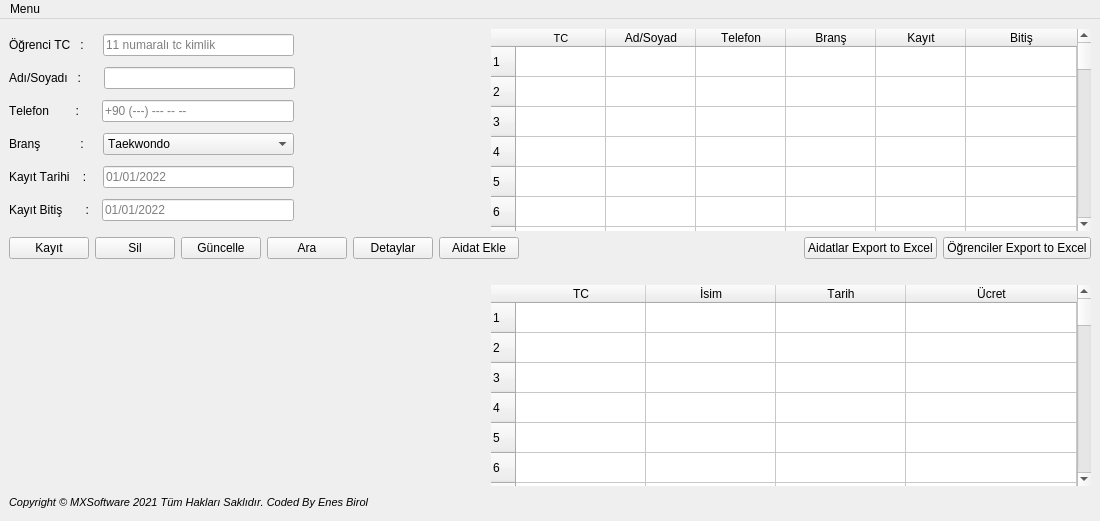
<?xml version="1.0" encoding="UTF-8"?>
<ui version="4.0">
 <class>MainWindow</class>
 <widget class="QMainWindow" name="MainWindow">
  <property name="windowModality">
   <enum>Qt::NonModal</enum>
  </property>
  <property name="geometry">
   <rect>
    <x>0</x>
    <y>0</y>
    <width>1100</width>
    <height>521</height>
   </rect>
  </property>
  <property name="minimumSize">
   <size>
    <width>0</width>
    <height>0</height>
   </size>
  </property>
  <property name="sizeIncrement">
   <size>
    <width>800</width>
    <height>200</height>
   </size>
  </property>
  <property name="baseSize">
   <size>
    <width>700</width>
    <height>200</height>
   </size>
  </property>
  <property name="font">
   <font>
    <weight>50</weight>
    <bold>false</bold>
    <strikeout>false</strikeout>
    <kerning>false</kerning>
   </font>
  </property>
  <property name="windowTitle">
   <string>Sporcu Kayıt ve Aidat Programı</string>
  </property>
  <property name="windowIcon">
   <iconset resource="../assets/icons.qrc">
    <normaloff>:/assets/martialarts_g.png</normaloff>:/assets/martialarts_g.png</iconset>
  </property>
  <property name="styleSheet">
   <string notr="true"/>
  </property>
  <widget class="QWidget" name="centralwidget">
   <property name="minimumSize">
    <size>
     <width>1100</width>
     <height>400</height>
    </size>
   </property>
   <layout class="QVBoxLayout" name="verticalLayout_2">
    <property name="topMargin">
     <number>10</number>
    </property>
    <item>
     <layout class="QHBoxLayout" name="horizontalLayout_6">
      <property name="bottomMargin">
       <number>0</number>
      </property>
      <item>
       <layout class="QVBoxLayout" name="verticalLayout">
        <property name="bottomMargin">
         <number>0</number>
        </property>
        <item>
         <layout class="QHBoxLayout" name="horizontalLayout">
          <property name="topMargin">
           <number>0</number>
          </property>
          <item>
           <widget class="QLabel" name="label">
            <property name="text">
             <string>Öğrenci TC   :    </string>
            </property>
           </widget>
          </item>
          <item>
           <widget class="QLineEdit" name="ogr_tc_edit">
            <property name="inputMask">
             <string/>
            </property>
            <property name="placeholderText">
             <string>11 numaralı tc kimlik</string>
            </property>
           </widget>
          </item>
          <item>
           <spacer name="horizontalSpacer_2">
            <property name="orientation">
             <enum>Qt::Horizontal</enum>
            </property>
            <property name="sizeHint" stdset="0">
             <size>
              <width>40</width>
              <height>20</height>
             </size>
            </property>
           </spacer>
          </item>
         </layout>
        </item>
        <item>
         <layout class="QHBoxLayout" name="horizontalLayout_5">
          <property name="topMargin">
           <number>0</number>
          </property>
          <item>
           <widget class="QLabel" name="label_5">
            <property name="text">
             <string>Adı/Soyadı   :     </string>
            </property>
           </widget>
          </item>
          <item>
           <widget class="QLineEdit" name="ogr_name_surname_edit">
            <property name="placeholderText">
             <string/>
            </property>
           </widget>
          </item>
          <item>
           <spacer name="horizontalSpacer_3">
            <property name="orientation">
             <enum>Qt::Horizontal</enum>
            </property>
            <property name="sizeHint" stdset="0">
             <size>
              <width>40</width>
              <height>20</height>
             </size>
            </property>
           </spacer>
          </item>
         </layout>
        </item>
        <item>
         <layout class="QHBoxLayout" name="horizontalLayout_2">
          <property name="topMargin">
           <number>0</number>
          </property>
          <item>
           <widget class="QLabel" name="label_2">
            <property name="text">
             <string>Telefon        :     </string>
            </property>
           </widget>
          </item>
          <item>
           <widget class="QLineEdit" name="ogr_number_edit">
            <property name="placeholderText">
             <string>+90 (---) --- -- --</string>
            </property>
           </widget>
          </item>
          <item>
           <spacer name="horizontalSpacer_4">
            <property name="orientation">
             <enum>Qt::Horizontal</enum>
            </property>
            <property name="sizeHint" stdset="0">
             <size>
              <width>40</width>
              <height>20</height>
             </size>
            </property>
           </spacer>
          </item>
         </layout>
        </item>
        <item>
         <layout class="QHBoxLayout" name="horizontalLayout_3">
          <property name="topMargin">
           <number>0</number>
          </property>
          <item>
           <widget class="QLabel" name="label_3">
            <property name="text">
             <string>Branş            :    </string>
            </property>
           </widget>
          </item>
          <item>
           <widget class="QComboBox" name="brans_combox">
            <property name="sizePolicy">
             <sizepolicy hsizetype="MinimumExpanding" vsizetype="Maximum">
              <horstretch>0</horstretch>
              <verstretch>0</verstretch>
             </sizepolicy>
            </property>
            <property name="minimumSize">
             <size>
              <width>10</width>
              <height>10</height>
             </size>
            </property>
            <item>
             <property name="text">
              <string>Taekwondo</string>
             </property>
            </item>
            <item>
             <property name="text">
              <string>Judo</string>
             </property>
            </item>
            <item>
             <property name="text">
              <string>Pilates</string>
             </property>
            </item>
            <item>
             <property name="text">
              <string>Karate</string>
             </property>
            </item>
            <item>
             <property name="text">
              <string>Fitness</string>
             </property>
            </item>
           </widget>
          </item>
          <item>
           <spacer name="horizontalSpacer_5">
            <property name="orientation">
             <enum>Qt::Horizontal</enum>
            </property>
            <property name="sizeHint" stdset="0">
             <size>
              <width>40</width>
              <height>20</height>
             </size>
            </property>
           </spacer>
          </item>
         </layout>
        </item>
        <item>
         <layout class="QHBoxLayout" name="horizontalLayout_7">
          <item>
           <widget class="QLabel" name="label_4">
            <property name="text">
             <string>Kayıt Tarihi    :   </string>
            </property>
           </widget>
          </item>
          <item>
           <widget class="QLineEdit" name="register_edit">
            <property name="placeholderText">
             <string>01/01/2022</string>
            </property>
           </widget>
          </item>
          <item>
           <spacer name="horizontalSpacer">
            <property name="orientation">
             <enum>Qt::Horizontal</enum>
            </property>
            <property name="sizeHint" stdset="0">
             <size>
              <width>40</width>
              <height>20</height>
             </size>
            </property>
           </spacer>
          </item>
         </layout>
        </item>
        <item>
         <layout class="QHBoxLayout" name="horizontalLayout_4">
          <item>
           <widget class="QLabel" name="label_6">
            <property name="text">
             <string>Kayıt Bitiş       :  </string>
            </property>
           </widget>
          </item>
          <item>
           <widget class="QLineEdit" name="register_finish_edit">
            <property name="placeholderText">
             <string>01/01/2022</string>
            </property>
           </widget>
          </item>
          <item>
           <spacer name="horizontalSpacer_6">
            <property name="orientation">
             <enum>Qt::Horizontal</enum>
            </property>
            <property name="sizeHint" stdset="0">
             <size>
              <width>40</width>
              <height>20</height>
             </size>
            </property>
           </spacer>
          </item>
         </layout>
        </item>
       </layout>
      </item>
      <item>
       <widget class="QTableWidget" name="ogrenciler_tableWidget">
        <property name="minimumSize">
         <size>
          <width>600</width>
          <height>200</height>
         </size>
        </property>
        <property name="sizeIncrement">
         <size>
          <width>600</width>
          <height>200</height>
         </size>
        </property>
        <property name="baseSize">
         <size>
          <width>600</width>
          <height>200</height>
         </size>
        </property>
        <property name="statusTip">
         <string/>
        </property>
        <property name="autoFillBackground">
         <bool>true</bool>
        </property>
        <property name="inputMethodHints">
         <set>Qt::ImhNone</set>
        </property>
        <property name="frameShape">
         <enum>QFrame::NoFrame</enum>
        </property>
        <property name="frameShadow">
         <enum>QFrame::Sunken</enum>
        </property>
        <property name="lineWidth">
         <number>1</number>
        </property>
        <property name="autoScrollMargin">
         <number>16</number>
        </property>
        <property name="rowCount">
         <number>100</number>
        </property>
        <attribute name="horizontalHeaderCascadingSectionResizes">
         <bool>false</bool>
        </attribute>
        <attribute name="horizontalHeaderDefaultSectionSize">
         <number>90</number>
        </attribute>
        <attribute name="horizontalHeaderHighlightSections">
         <bool>true</bool>
        </attribute>
        <attribute name="horizontalHeaderMinimumSectionSize">
         <number>39</number>
        </attribute>
        <attribute name="horizontalHeaderShowSortIndicator" stdset="0">
         <bool>false</bool>
        </attribute>
        <attribute name="horizontalHeaderStretchLastSection">
         <bool>true</bool>
        </attribute>
        <attribute name="verticalHeaderCascadingSectionResizes">
         <bool>false</bool>
        </attribute>
        <attribute name="verticalHeaderMinimumSectionSize">
         <number>23</number>
        </attribute>
        <row/>
        <row/>
        <row/>
        <row/>
        <row/>
        <row/>
        <row/>
        <row/>
        <row/>
        <row/>
        <row/>
        <row/>
        <row/>
        <row/>
        <row/>
        <row/>
        <row/>
        <row/>
        <row/>
        <row/>
        <row/>
        <row/>
        <row/>
        <row/>
        <row/>
        <row/>
        <row/>
        <row/>
        <row/>
        <row/>
        <row/>
        <row/>
        <row/>
        <row/>
        <row/>
        <row/>
        <row/>
        <row/>
        <row/>
        <row/>
        <row/>
        <row/>
        <row/>
        <row/>
        <row/>
        <row/>
        <row/>
        <row/>
        <row/>
        <row/>
        <row/>
        <row/>
        <row/>
        <row/>
        <row/>
        <row/>
        <row/>
        <row/>
        <row/>
        <row/>
        <row/>
        <row/>
        <row/>
        <row/>
        <row/>
        <row/>
        <row/>
        <row/>
        <row/>
        <row/>
        <row/>
        <row/>
        <row/>
        <row/>
        <row/>
        <row/>
        <row/>
        <row/>
        <row/>
        <row/>
        <row/>
        <row/>
        <row/>
        <row/>
        <row/>
        <row/>
        <row/>
        <row/>
        <row/>
        <row/>
        <row/>
        <row/>
        <row/>
        <row/>
        <row/>
        <row/>
        <row/>
        <row/>
        <row/>
        <row/>
        <column>
         <property name="text">
          <string>TC</string>
         </property>
         <property name="font">
          <font>
           <pointsize>8</pointsize>
          </font>
         </property>
        </column>
        <column>
         <property name="text">
          <string>Ad/Soyad</string>
         </property>
        </column>
        <column>
         <property name="text">
          <string>Telefon</string>
         </property>
        </column>
        <column>
         <property name="text">
          <string>Branş</string>
         </property>
        </column>
        <column>
         <property name="text">
          <string>Kayıt</string>
         </property>
        </column>
        <column>
         <property name="text">
          <string>Bitiş</string>
         </property>
        </column>
       </widget>
      </item>
     </layout>
    </item>
    <item>
     <layout class="QHBoxLayout" name="horizontalLayout_9">
      <property name="bottomMargin">
       <number>0</number>
      </property>
      <item>
       <widget class="QPushButton" name="register_button">
        <property name="text">
         <string>Kayıt</string>
        </property>
       </widget>
      </item>
      <item>
       <widget class="QPushButton" name="delete_button">
        <property name="text">
         <string>Sil</string>
        </property>
       </widget>
      </item>
      <item>
       <widget class="QPushButton" name="update_button">
        <property name="text">
         <string>Güncelle</string>
        </property>
       </widget>
      </item>
      <item>
       <widget class="QPushButton" name="search_button">
        <property name="text">
         <string>Ara</string>
        </property>
       </widget>
      </item>
      <item>
       <widget class="QPushButton" name="more_detail_button">
        <property name="text">
         <string>Detaylar</string>
        </property>
       </widget>
      </item>
      <item>
       <widget class="QPushButton" name="aidat_add_button">
        <property name="text">
         <string>Aidat Ekle</string>
        </property>
       </widget>
      </item>
      <item>
       <spacer name="horizontalSpacer_7">
        <property name="orientation">
         <enum>Qt::Horizontal</enum>
        </property>
        <property name="sizeHint" stdset="0">
         <size>
          <width>40</width>
          <height>20</height>
         </size>
        </property>
       </spacer>
      </item>
      <item>
       <widget class="QPushButton" name="aidat_export_button">
        <property name="text">
         <string>Aidatlar Export to Excel</string>
        </property>
       </widget>
      </item>
      <item>
       <widget class="QPushButton" name="ogr_export_button">
        <property name="sizePolicy">
         <sizepolicy hsizetype="Fixed" vsizetype="Fixed">
          <horstretch>0</horstretch>
          <verstretch>0</verstretch>
         </sizepolicy>
        </property>
        <property name="text">
         <string>Öğrenciler Export to Excel</string>
        </property>
       </widget>
      </item>
     </layout>
    </item>
    <item>
     <widget class="QLabel" name="label_7">
      <property name="text">
       <string/>
      </property>
     </widget>
    </item>
    <item>
     <layout class="QHBoxLayout" name="horizontalLayout_8">
      <property name="bottomMargin">
       <number>0</number>
      </property>
      <item>
       <spacer name="horizontalSpacer_10">
        <property name="orientation">
         <enum>Qt::Horizontal</enum>
        </property>
        <property name="sizeHint" stdset="0">
         <size>
          <width>40</width>
          <height>20</height>
         </size>
        </property>
       </spacer>
      </item>
      <item>
       <widget class="QLabel" name="label_8">
        <property name="minimumSize">
         <size>
          <width>200</width>
          <height>100</height>
         </size>
        </property>
        <property name="styleSheet">
         <string notr="true">image: url(:/assets/martialarts_g.png);</string>
        </property>
        <property name="text">
         <string/>
        </property>
       </widget>
      </item>
      <item>
       <spacer name="horizontalSpacer_8">
        <property name="orientation">
         <enum>Qt::Horizontal</enum>
        </property>
        <property name="sizeHint" stdset="0">
         <size>
          <width>40</width>
          <height>20</height>
         </size>
        </property>
       </spacer>
      </item>
      <item>
       <widget class="QTableWidget" name="aidatlar_tableWidget">
        <property name="minimumSize">
         <size>
          <width>600</width>
          <height>200</height>
         </size>
        </property>
        <property name="sizeIncrement">
         <size>
          <width>600</width>
          <height>200</height>
         </size>
        </property>
        <property name="baseSize">
         <size>
          <width>600</width>
          <height>200</height>
         </size>
        </property>
        <property name="frameShape">
         <enum>QFrame::NoFrame</enum>
        </property>
        <property name="autoScrollMargin">
         <number>16</number>
        </property>
        <property name="dragEnabled">
         <bool>false</bool>
        </property>
        <property name="showGrid">
         <bool>true</bool>
        </property>
        <property name="gridStyle">
         <enum>Qt::SolidLine</enum>
        </property>
        <property name="sortingEnabled">
         <bool>false</bool>
        </property>
        <property name="wordWrap">
         <bool>true</bool>
        </property>
        <property name="cornerButtonEnabled">
         <bool>true</bool>
        </property>
        <property name="rowCount">
         <number>100</number>
        </property>
        <attribute name="horizontalHeaderVisible">
         <bool>true</bool>
        </attribute>
        <attribute name="horizontalHeaderCascadingSectionResizes">
         <bool>false</bool>
        </attribute>
        <attribute name="horizontalHeaderDefaultSectionSize">
         <number>130</number>
        </attribute>
        <attribute name="horizontalHeaderShowSortIndicator" stdset="0">
         <bool>false</bool>
        </attribute>
        <attribute name="horizontalHeaderStretchLastSection">
         <bool>true</bool>
        </attribute>
        <attribute name="verticalHeaderCascadingSectionResizes">
         <bool>false</bool>
        </attribute>
        <attribute name="verticalHeaderDefaultSectionSize">
         <number>25</number>
        </attribute>
        <attribute name="verticalHeaderHighlightSections">
         <bool>true</bool>
        </attribute>
        <attribute name="verticalHeaderMinimumSectionSize">
         <number>30</number>
        </attribute>
        <attribute name="verticalHeaderShowSortIndicator" stdset="0">
         <bool>false</bool>
        </attribute>
        <attribute name="verticalHeaderStretchLastSection">
         <bool>false</bool>
        </attribute>
        <row/>
        <row/>
        <row/>
        <row/>
        <row/>
        <row/>
        <row/>
        <row/>
        <row/>
        <row/>
        <row/>
        <row/>
        <row/>
        <row/>
        <row/>
        <row/>
        <row/>
        <row/>
        <row/>
        <row/>
        <row/>
        <row/>
        <row/>
        <row/>
        <row/>
        <row/>
        <row/>
        <row/>
        <row/>
        <row/>
        <row/>
        <row/>
        <row/>
        <row/>
        <row/>
        <row/>
        <row/>
        <row/>
        <row/>
        <row/>
        <row/>
        <row/>
        <row/>
        <row/>
        <row/>
        <row/>
        <row/>
        <row/>
        <row/>
        <row/>
        <row/>
        <row/>
        <row/>
        <row/>
        <row/>
        <row/>
        <row/>
        <row/>
        <row/>
        <row/>
        <row/>
        <row/>
        <row/>
        <row/>
        <row/>
        <row/>
        <row/>
        <row/>
        <row/>
        <row/>
        <row/>
        <row/>
        <row/>
        <row/>
        <row/>
        <row/>
        <row/>
        <row/>
        <row/>
        <row/>
        <row/>
        <row/>
        <row/>
        <row/>
        <row/>
        <row/>
        <row/>
        <row/>
        <row/>
        <row/>
        <row/>
        <row/>
        <row/>
        <row/>
        <row/>
        <row/>
        <row/>
        <row/>
        <row/>
        <row/>
        <column>
         <property name="text">
          <string>TC</string>
         </property>
        </column>
        <column>
         <property name="text">
          <string>İsim</string>
         </property>
        </column>
        <column>
         <property name="text">
          <string>Tarih</string>
         </property>
        </column>
        <column>
         <property name="text">
          <string>Ücret</string>
         </property>
        </column>
       </widget>
      </item>
     </layout>
    </item>
    <item>
     <layout class="QHBoxLayout" name="horizontalLayout_11">
      <property name="bottomMargin">
       <number>0</number>
      </property>
      <item>
       <widget class="QLabel" name="label_9">
        <property name="font">
         <font>
          <pointsize>8</pointsize>
          <weight>50</weight>
          <italic>true</italic>
          <bold>false</bold>
          <underline>false</underline>
         </font>
        </property>
        <property name="text">
         <string>Copyright © MXSoftware 2021 Tüm Hakları Saklıdır. Coded By Enes Birol</string>
        </property>
       </widget>
      </item>
      <item>
       <spacer name="horizontalSpacer_9">
        <property name="orientation">
         <enum>Qt::Horizontal</enum>
        </property>
        <property name="sizeHint" stdset="0">
         <size>
          <width>40</width>
          <height>20</height>
         </size>
        </property>
       </spacer>
      </item>
     </layout>
    </item>
   </layout>
  </widget>
  <widget class="QMenuBar" name="menubar">
   <property name="geometry">
    <rect>
     <x>0</x>
     <y>0</y>
     <width>1100</width>
     <height>21</height>
    </rect>
   </property>
   <widget class="QMenu" name="menuMenu">
    <property name="title">
     <string>Menu</string>
    </property>
    <addaction name="actionExport_Data"/>
    <addaction name="actionApp_info"/>
   </widget>
   <addaction name="menuMenu"/>
  </widget>
  <action name="actionExit">
   <property name="text">
    <string>Exit</string>
   </property>
  </action>
  <action name="actionExport_Data">
   <property name="checkable">
    <bool>true</bool>
   </property>
   <property name="text">
    <string>Export Data</string>
   </property>
  </action>
  <action name="actionApp_info">
   <property name="text">
    <string>App İnfo</string>
   </property>
  </action>
 </widget>
 <resources>
  <include location="../assets/icons.qrc"/>
 </resources>
 <connections/>
</ui>
